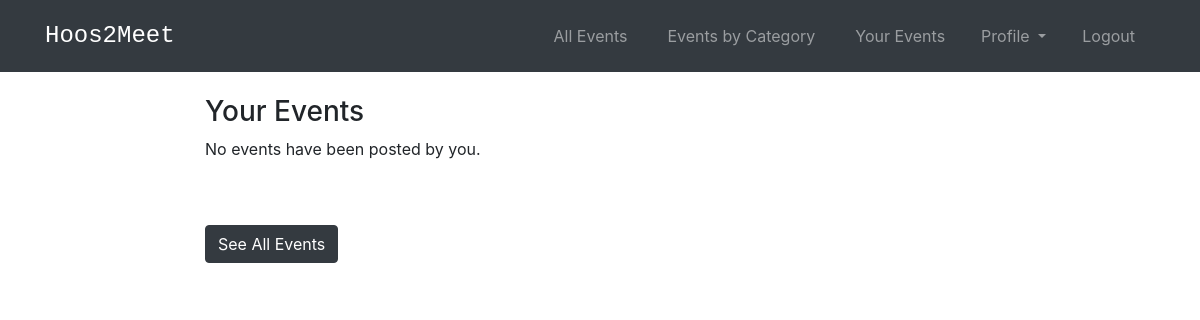
/events/your-events/ (signed in), run on an earlier commit of the app's database.
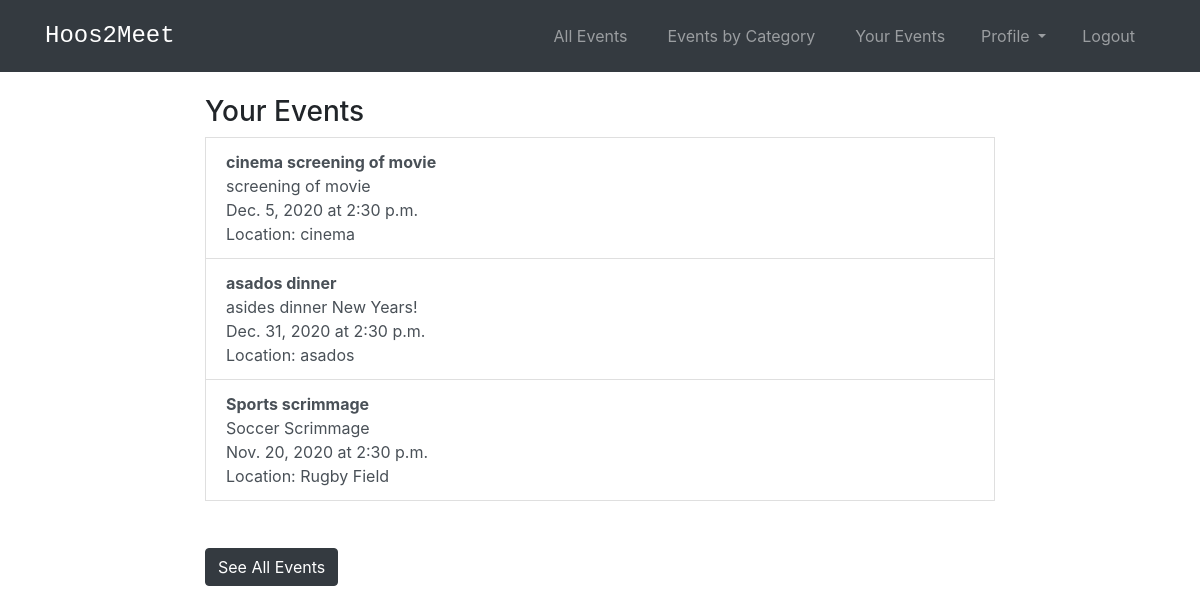
And on a later commit of the database.
### events/models.py (models this page shows, shortened)
class Event(models.Model):
    title_text = models.CharField("Event Name", max_length=255)
    location_text = models.CharField("Location", max_length=100)
    date = models.DateField(default=datetime.date.today)
    time = models.TimeField(default = '14:30',help_text="Enter in 24 hour format (eg - 2:45 or 16:45)")
    category_text = models.CharField("Category", max_length=255,default = 'Uncategorized')
    description_text = models.CharField("Description", max_length=200)
    organizer = models.ForeignKey(User, default = 1, on_delete=models.CASCADE)
    location=PlacesField()
    """"
    def get_absolute_url(self):
        return reverse('events:detail', kwargs={'pk': self.pk})
    """

### events/views.py (the view)
# urls.py: path('your-events/', views.YourEvents, name='your_events'),
def YourEvents(request):
    your_event_list = Event.objects.filter(organizer = request.user)
    return render(request, 'events/your_events.html', {'your_event_list':your_event_list})

### events/templates/events/your_events.html (shortened to what this page needs)
<!DOCTYPE html>
<head>
  {% extends 'base.html' %}
  {% load static %}
  {% load socialaccount %}
{% block content %}
{% if user.is_authenticated %}
<h3>Your Events</h3>
{% if your_event_list %}
    {% for event in your_event_list %}
        <a href="{% url 'events:detail' event.id %}" class = 'list-group-item list-group-item-action'><b>{{event.title_text}}</b><br> {{event.description_text}}<br>{{event.date}} at {{event.time}}<br>Location: {{event.location_text}}</a></li>
    {% endfor %}
{% else %}
    <p>No events have been posted by you.</p>
{% endif %}
<br><br>
<a class="btn btn-dark" href="{% url 'events:event_list' %}">See All Events</a></li>
{% endif %}
{% endblock %}

### templates/base.html (shortened to what this page needs)
<!DOCTYPE html>
<html lang='en'>
    <head>
        <link rel="stylesheet" href="https://stackpath.bootstrapcdn.com/bootstrap/4.3.1/css/bootstrap.min.css">
    </head>
    <body>
      <nav class="navbar navbar-expand-lg navbar-dark bg-dark fixed-top" id="mainNav">
        <div class="container">
            <a class="navbar-brand js-scroll-trigger" href="{% url 'home' %}">Hoos2Meet</a>
            <div class="collapse navbar-collapse" id="navbarResponsive">
                <ul class="navbar-nav ml-auto my-2 my-lg-0">
                    <li class="nav-item mx-0 mx-lg-1"><a class="nav-link py-3 px-0 px-lg-3 rounded js-scroll-trigger" href="{% url 'events:event_list' %}">All Events</a></li>
                    {% if cat_menu %}
                    <li class="nav-item dropdown ">
                        <a class="nav-link py-3 px-0 px-lg-3 dropdown-toggle" href="#" id="navbarDropdown" role="button" data-toggle="dropdown" aria-haspopup="true" aria-expanded="false">
                          Events by Category
                        </a>
                        <div class="dropdown-menu" aria-labelledby="navbarDropdown">
                          {% for item in cat_menu %}
                            <a class='dropdown-item' href="{%url 'events:category' item %}">{{item}}</a>
                          {% endfor %}
                        </div>
                      </li>
                    {%else%}
                        <li class="nav-item mx-0 mx-lg-1"><a class="nav-link py-3 px-0 px-lg-3 rounded js-scroll-trigger" href="{% url 'events:category-list' %}">Events by Category</a></li>
                    {% endif %}
                    <li class="nav-item mx-0 mx-lg-1"><a class="nav-link py-3 px-0 px-lg-3 rounded js-scroll-trigger" href="{% url 'events:your_events' %}">Your Events</a></li>
                    <li class="nav-item dropdown ">
                        <a class="nav-link py-3 px-0 px-lg-3 dropdown-toggle" href="#" id="navbarDropdown" role="button" data-toggle="dropdown" aria-haspopup="true" aria-expanded="false">
                          Profile
                        </a>
                    </li>
                    <li class="nav-item mx-0 mx-lg-1"><a class="nav-link py-3 px-0 px-lg-3 rounded js-scroll-trigger" href="/accounts/logout">Logout</a></li>
                </ul>
            </div>
        </div>
      </nav>
    <div id='content', name='content', class='main'>
        <div class="row justify-content-center">
            <div class="col-8">
                {% block content %}
                {% endblock content %}
            </div>
        </div>
    </div>
    </body>
</html>

### templates/base.html (style rules this page uses)
body { padding-top: 70px; }
.navbar-brand { font-family:Rockwell,Courier Bold,Courier,Georgia,Times,Times New Roman,serif; font-size: x-large; }

What changed in the data, as far as the page shows it:
added Event: title_text "cinema screening of movie", description_text "screening of movie", date "Dec. 5, 2020", time "2:30 p.m.", location_text "cinema"
added Event: title_text "asados dinner", description_text "asides dinner New Years!", date "Dec. 31, 2020", time "2:30 p.m.", location_text "asados"
added Event: title_text "Sports scrimmage", description_text "Soccer Scrimmage", date "Nov. 20, 2020", time "2:30 p.m.", location_text "Rugby Field"
Also different on the page:
text no longer shown: "No events have been posted by you."
